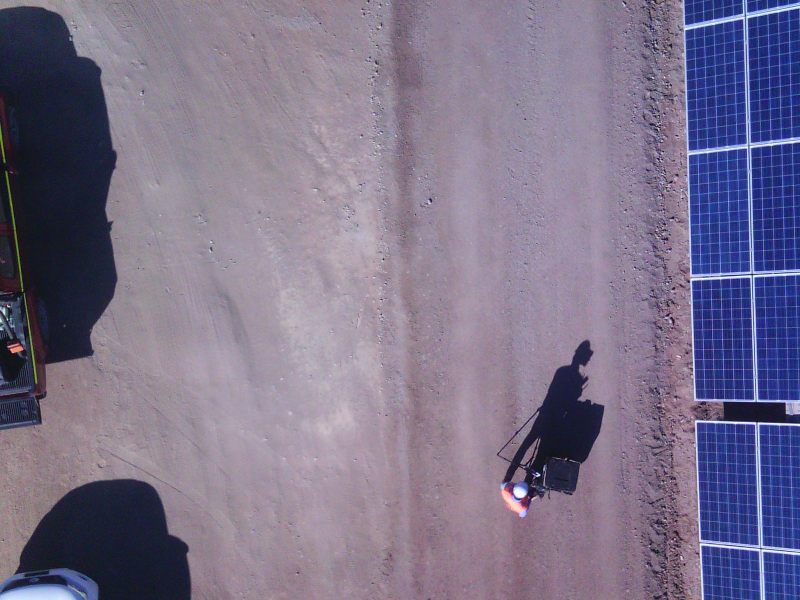
#> input picture Paneles/mascara_paneles/07-40-10-068_digital.jpg, 1600 x 1200 px, found by its file name (shown at 1/2 size); its folder holds 4 pictures in this run
$ python segmentacion_paneles_desde_mascaras.py   (older library calls are emulated)
#> lines starting #> are read from the running program, lines starting #| are printed output that depends on the picture; long printed decimals are rounded
# coding: utf-8
from __future__ import print_function
from __future__ import division

import cv2
import os
import numpy as np
from sklearn.svm import SVC, LinearSVC
from sklearn.tree import DecisionTreeClassifier
from sklearn.ensemble import RandomForestClassifier
from sklearn.model_selection import cross_val_score
import matplotlib.pyplot as pl


img_dir = '/home/ivan/Documents/Adentu/Paneles/mascara_paneles'

# creacion de features

FEAT_P = []
FEAT_NP = []
YP = []
YNP = []

for img_path in [os.path.join(img_dir, o) for o in os.listdir(img_dir) if 'JPG' in o]:
    IRGB = cv2.cvtColor(cv2.imread(img_path.replace('_JPG','')), cv2.COLOR_BGR2RGB)
    IMASK = cv2.imread(img_path)
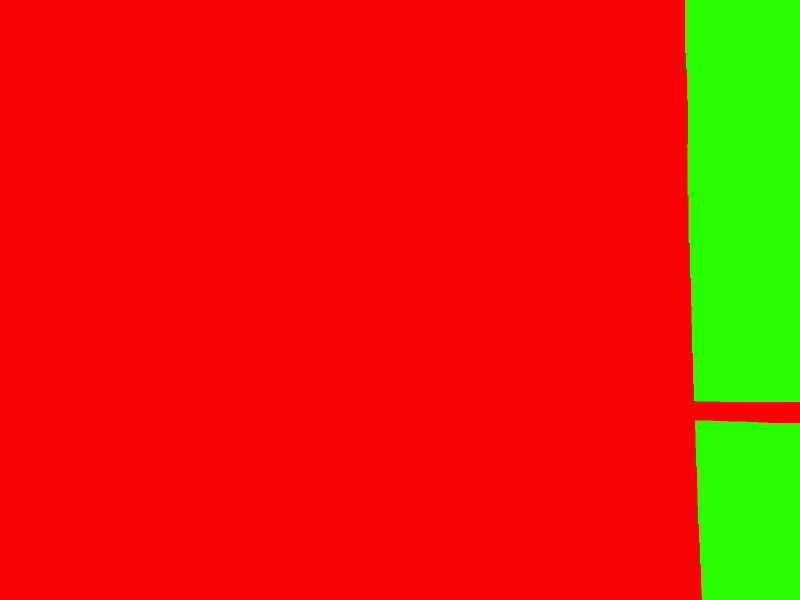
#> input picture Paneles/mascara_paneles/07-40-10-068_digital_JPG.jpg, 1600 x 1200 px, found by its file name (shown at 1/2 size)
#> IMASK is the input picture: shape (1200, 1600, 3); mean B, G, R 3.6, 36, 221.8
    #ILAB = cv2.cvtColor(IRGB, cv2.COLOR_BGR2LAB)

    ind_P = np.where(IMASK[:,:,1] > 200)
#> ind_P = 251064 positions, rows 0 to 1199, columns 1370 to 1599
    ind_NP = np.where(IMASK[:,:,2] > 200)
#> ind_NP = 1668907 positions, rows 0 to 1199, columns 0 to 1599

    mean_floor = IRGB[np.where(IRGB[:,:,2] < IRGB[:,:,0]+30)].mean(axis=0).reshape(1,-1)
#> mean_floor = [[135.1, 122.3, 138.7]]

    #~ feat_P = np.concatenate((IRGB[ind_P][::50], ILAB[ind_P][::50]), axis=1)
    #~ feat_NP = np.concatenate((IRGB[ind_NP][::200], ILAB[ind_NP][::200]), axis=1)
    feat_P = IRGB[ind_P][::500].astype(np.float)
#> feat_P = 503 rows, first 8: [46, 57, 146], [52, 75, 143], [29, 45, 122], [97, 116, 174], [37, 45, 110], [86, 109, 176], [34, 50, 112], [36, 41, 122]
    feat_P = np.concatenate((feat_P, np.tile(mean_floor, (len(feat_P),1))), axis=1)
#> feat_P = 503 rows, first 6: [46, 57, 146, 135.1, 122.3, 138.7], [52, 75, 143, 135.1, 122.3, 138.7], [29, 45, 122, 135.1, 122.3, 138.7], [97, 116, 174, 135.1, 122.3, 138.7], [37, 45, 110, 135.1, 122.3, 138.7], [86, 109, 176, 135.1, 122.3, 138.7]

    #~ feat_P = np.concatenate((feat_P, feat_P/255**2, (feat_P[:,0]*feat_P[:,1]/255).reshape(-1,1), (feat_P[:,0]*feat_P[:,2]/255).reshape(-1,1), (feat_P[:,1]*feat_P[:,2]/255).reshape(-1,1) ), axis = 1)
    feat_NP = IRGB[ind_NP][::2000].astype(np.float)
#> feat_NP = 835 rows, first 8: [141, 141, 143], [150, 131, 137], [129, 113, 142], [141, 125, 138], [147, 131, 160], [139, 125, 140], [146, 130, 157], [122, 118, 133]
    feat_NP = np.concatenate((feat_NP, np.tile(mean_floor, (len(feat_NP),1))), axis=1)
#> feat_NP = 835 rows, first 6: [141, 141, 143, 135.1, 122.3, 138.7], [150, 131, 137, 135.1, 122.3, 138.7], [129, 113, 142, 135.1, 122.3, 138.7], [141, 125, 138, 135.1, 122.3, 138.7], [147, 131, 160, 135.1, 122.3, 138.7], [139, 125, 140, 135.1, 122.3, 138.7]
    #~ feat_NP = np.concatenate((feat_NP, feat_NP/255**2, (feat_NP[:,0]*feat_NP[:,1]/255).reshape(-1,1), (feat_NP[:,0]*feat_NP[:,2]/255).reshape(-1,1), (feat_NP[:,1]*feat_NP[:,2]/255).reshape(-1,1) ), axis = 1)

    FEAT_P.extend(feat_P.tolist())
    YP.extend([1]*len(feat_P))
    FEAT_NP.extend(feat_NP.tolist())
    YNP.extend([-1]*len(feat_NP))
#> pass 2 of the loop `for img_path in [os.path.join(img_dir, o) for o in os.listdir(img_dir)..`:
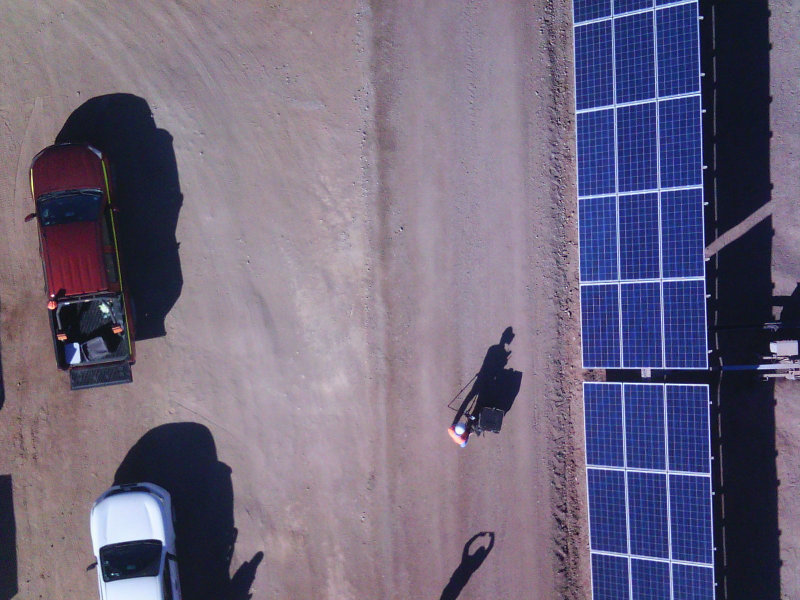
#> input picture Paneles/mascara_paneles/07-40-12-986_digital.jpg, 1600 x 1200 px, found by its file name (shown at 1/2 size)
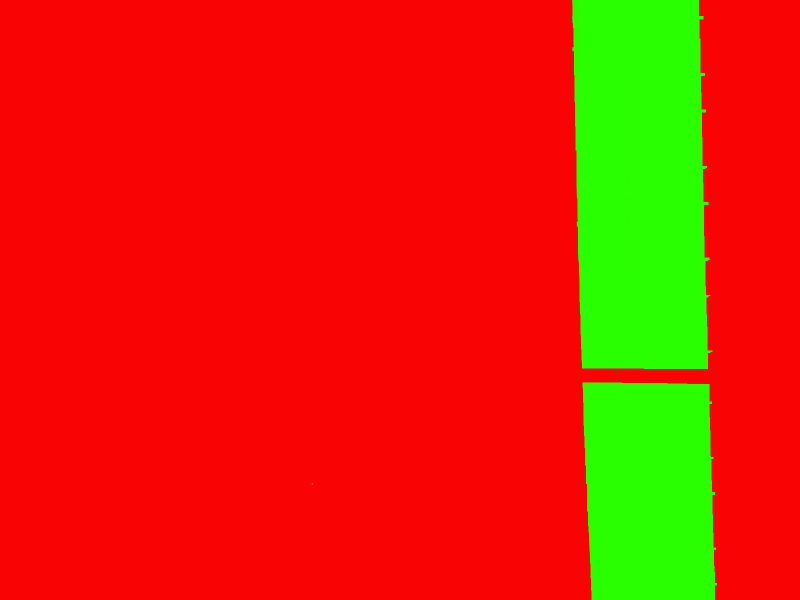
#> input picture Paneles/mascara_paneles/07-40-12-986_digital_JPG.jpg, 1600 x 1200 px, found by its file name (shown at 1/2 size)
#> IMASK is the input picture: shape (1200, 1600, 3); mean B, G, R 3.6, 41.8, 217
#> ind_P = 295769 positions, rows 0 to 1199, columns 1145 to 1433
#> ind_NP = 1624127 positions, rows 0 to 1199, columns 0 to 1599
#> mean_floor = [[123, 109.7, 122.5]]
#> `feat_P = IRGB[ind_P][::500].astype(np.float)`: feat_P = 592 rows, first 8: [191, 206, 245], [213, 252, 255], [219, 238, 252], [156, 177, 204], [101, 105, 152], [69, 81, 133], [28, 37, 104], [50, 47, 126]
#> `feat_P = np.concatenate((feat_P, np.tile(mean_floor, (len(feat_P),1)))..`: feat_P = 592 rows, first 6: [191, 206, 245, 123, 109.7, 122.5], [213, 252, 255, 123, 109.7, 122.5], [219, 238, 252, 123, 109.7, 122.5], [156, 177, 204, 123, 109.7, 122.5], [101, 105, 152, 123, 109.7, 122.5], [69, 81, 133, 123, 109.7, 122.5]
#> `feat_NP = IRGB[ind_NP][::2000].astype(np.float)`: feat_NP = 813 rows, first 8: [148, 145, 152], [144, 117, 132], [121, 119, 140], [138, 119, 121], [22, 22, 46], [145, 134, 132], [13, 22, 39], [151, 129, 132]
#> `feat_NP = np.concatenate((feat_NP, np.tile(mean_floor, (len(feat_NP),1..`: feat_NP = 813 rows, first 6: [148, 145, 152, 123, 109.7, 122.5], [144, 117, 132, 123, 109.7, 122.5], [121, 119, 140, 123, 109.7, 122.5], [138, 119, 121, 123, 109.7, 122.5], [22, 22, 46, 123, 109.7, 122.5], [145, 134, 132, 123, 109.7, 122.5]

print (len(FEAT_P))
#| 1095
print (len(FEAT_NP))
#| 1648

model = LinearSVC(class_weight='balanced')
#~ model = DecisionTreeClassifier()
#~ model = RandomForestClassifier(n_estimators=8, max_depth=5)

X = np.array(FEAT_P + FEAT_NP).astype(np.float)
#> X = 2743 rows, first 6: [46, 57, 146, 135.1, 122.3, 138.7], [52, 75, 143, 135.1, 122.3, 138.7], [29, 45, 122, 135.1, 122.3, 138.7], [97, 116, 174, 135.1, 122.3, 138.7], [37, 45, 110, 135.1, 122.3, 138.7], [86, 109, 176, 135.1, 122.3, 138.7]
print (X.shape)
#| (2743, 6)
X = np.concatenate((X, np.ones((len(X),1))), axis=1)
Y = np.array(YP + YNP)
#> Y = 2743 values, max 1 at index 0, min -1 at index 1095, mean -0.202

print(X.shape)
#| (2743, 7)
print(Y.shape)
#| (2743,)

scores = cross_val_score(model, X, Y, cv=10)
#> scores = [1, 1, 0.996, 1, 0.985, 0.993, 1, 0.989, 0.996, 0.953]

print(scores)
#| [1.         1.         0.9964 1.         0.9854 0.9927
#|  1.         0.9891 0.9964 0.9526]

model.fit(X,Y)

# testing images


path_test = '/home/ivan/Documents/Adentu/DATA/Paneles/Vuelos/Vuelo_17_38m-7ms-SF72-SL80-GSD5_(1de4)/Imagenes'

#> (the run stopped early here; a loop or call above may not have finished)
